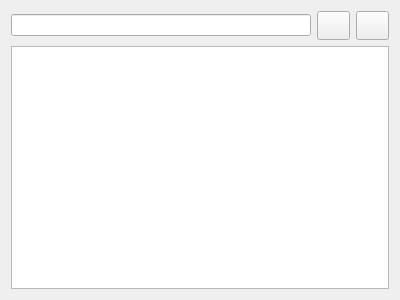
<?xml version="1.0" encoding="UTF-8"?>
<ui version="4.0">
 <class>LibraryExplorer</class>
 <widget class="QWidget" name="LibraryExplorer">
  <property name="geometry">
   <rect>
    <x>0</x>
    <y>0</y>
    <width>400</width>
    <height>300</height>
   </rect>
  </property>
  <property name="minimumSize">
   <size>
    <width>400</width>
    <height>300</height>
   </size>
  </property>
  <property name="windowTitle">
   <string>Form</string>
  </property>
  <layout class="QHBoxLayout" name="horizontalLayout">
   <item>
    <layout class="QVBoxLayout" name="library_explorer_layout">
     <item>
      <layout class="QHBoxLayout" name="library_search_layout">
       <item>
        <widget class="QLineEdit" name="library_search_input">
         <property name="minimumSize">
          <size>
           <width>294</width>
           <height>22</height>
          </size>
         </property>
         <property name="toolTip">
          <string>Recherche dans la Bibliothèque</string>
         </property>
         <property name="maxLength">
          <number>255</number>
         </property>
        </widget>
       </item>
       <item>
        <widget class="QPushButton" name="library_search_button">
         <property name="minimumSize">
          <size>
           <width>33</width>
           <height>29</height>
          </size>
         </property>
         <property name="maximumSize">
          <size>
           <width>33</width>
           <height>29</height>
          </size>
         </property>
         <property name="toolTip">
          <string>Rechercher dans la bibliothéque</string>
         </property>
         <property name="text">
          <string/>
         </property>
         <property name="icon">
          <iconset resource="icons/icons.qrc">
           <normaloff>:/utility/search.png</normaloff>:/utility/search.png</iconset>
         </property>
        </widget>
       </item>
       <item>
        <widget class="QPushButton" name="library_explorer_displaymode">
         <property name="minimumSize">
          <size>
           <width>33</width>
           <height>29</height>
          </size>
         </property>
         <property name="maximumSize">
          <size>
           <width>33</width>
           <height>29</height>
          </size>
         </property>
         <property name="toolTip">
          <string>Mode d'affichage ...</string>
         </property>
         <property name="text">
          <string/>
         </property>
         <property name="icon">
          <iconset resource="icons/icons.qrc">
           <normaloff>:/utility/setup.png</normaloff>:/utility/setup.png</iconset>
         </property>
        </widget>
       </item>
      </layout>
     </item>
     <item>
      <widget class="QTreeViewClickable" name="library_explorer_tree">
       <property name="minimumSize">
        <size>
         <width>376</width>
         <height>238</height>
        </size>
       </property>
       <property name="contextMenuPolicy">
        <enum>Qt::CustomContextMenu</enum>
       </property>
       <property name="acceptDrops">
        <bool>true</bool>
       </property>
       <property name="dragDropMode">
        <enum>QAbstractItemView::DropOnly</enum>
       </property>
      </widget>
     </item>
    </layout>
   </item>
  </layout>
 </widget>
 <customwidgets>
  <customwidget>
   <class>QTreeViewClickable</class>
   <extends>QTreeView</extends>
   <header>qtreeviewclickable.h</header>
  </customwidget>
 </customwidgets>
 <resources>
  <include location="icons/icons.qrc"/>
 </resources>
 <connections/>
</ui>
